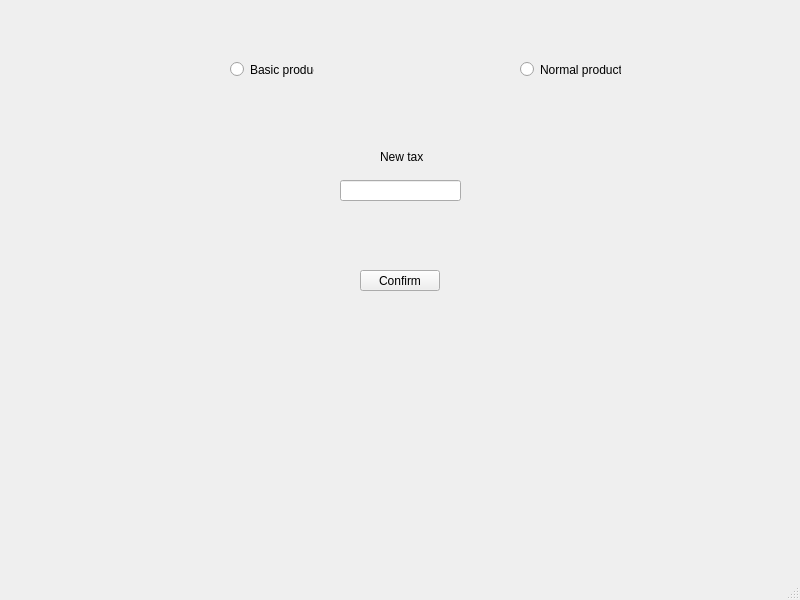
<?xml version="1.0" encoding="UTF-8"?>
<ui version="4.0">
 <class>ModTax</class>
 <widget class="QMainWindow" name="ModTax">
  <property name="geometry">
   <rect>
    <x>0</x>
    <y>0</y>
    <width>800</width>
    <height>600</height>
   </rect>
  </property>
  <property name="windowTitle">
   <string>MainWindow</string>
  </property>
  <widget class="QWidget" name="centralwidget">
   <widget class="QRadioButton" name="isBasic">
    <property name="geometry">
     <rect>
      <x>230</x>
      <y>60</y>
      <width>84</width>
      <height>19</height>
     </rect>
    </property>
    <property name="text">
     <string>Basic product</string>
    </property>
   </widget>
   <widget class="QRadioButton" name="isNormal">
    <property name="geometry">
     <rect>
      <x>520</x>
      <y>60</y>
      <width>101</width>
      <height>19</height>
     </rect>
    </property>
    <property name="text">
     <string>Normal product</string>
    </property>
   </widget>
   <widget class="QLineEdit" name="newTax">
    <property name="geometry">
     <rect>
      <x>340</x>
      <y>180</y>
      <width>121</width>
      <height>21</height>
     </rect>
    </property>
   </widget>
   <widget class="QLabel" name="label">
    <property name="geometry">
     <rect>
      <x>380</x>
      <y>150</y>
      <width>47</width>
      <height>13</height>
     </rect>
    </property>
    <property name="text">
     <string>New tax</string>
    </property>
   </widget>
   <widget class="QPushButton" name="confirmNewTax">
    <property name="geometry">
     <rect>
      <x>360</x>
      <y>270</y>
      <width>80</width>
      <height>21</height>
     </rect>
    </property>
    <property name="text">
     <string>Confirm</string>
    </property>
   </widget>
  </widget>
  <widget class="QMenuBar" name="menubar">
   <property name="geometry">
    <rect>
     <x>0</x>
     <y>0</y>
     <width>800</width>
     <height>20</height>
    </rect>
   </property>
  </widget>
  <widget class="QStatusBar" name="statusbar"/>
 </widget>
 <resources/>
 <connections/>
</ui>
